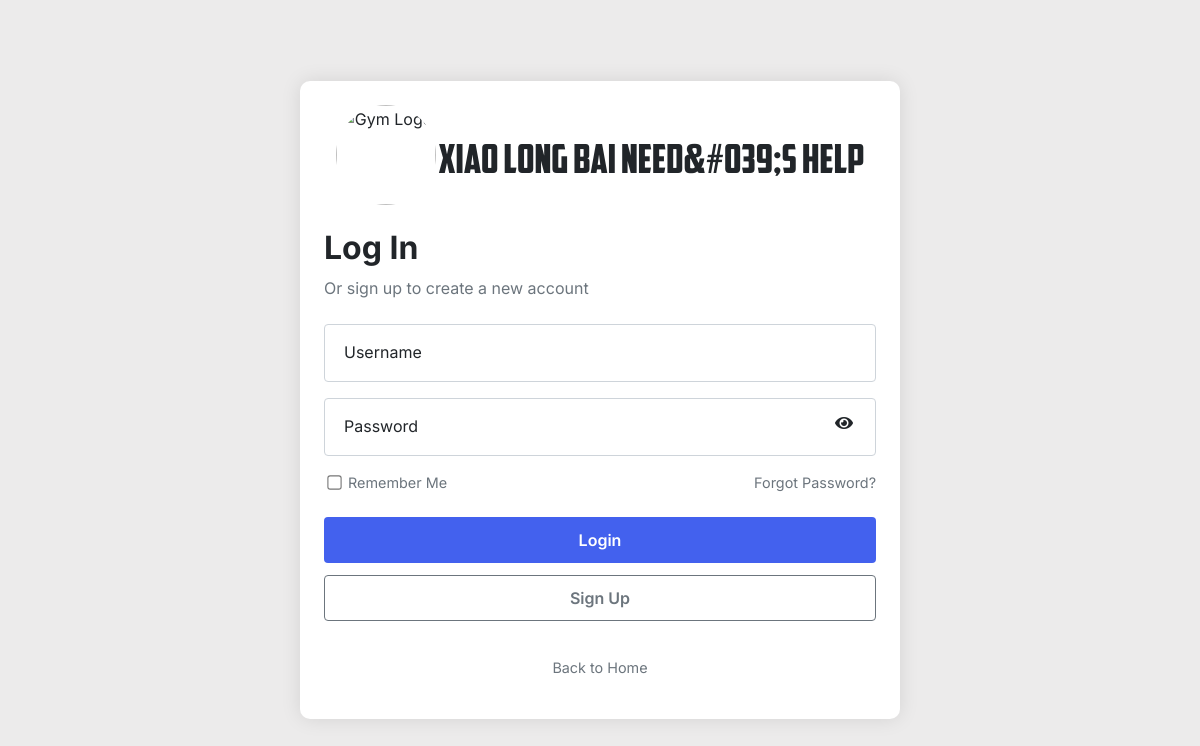
The app's page /login/login.php, older data.
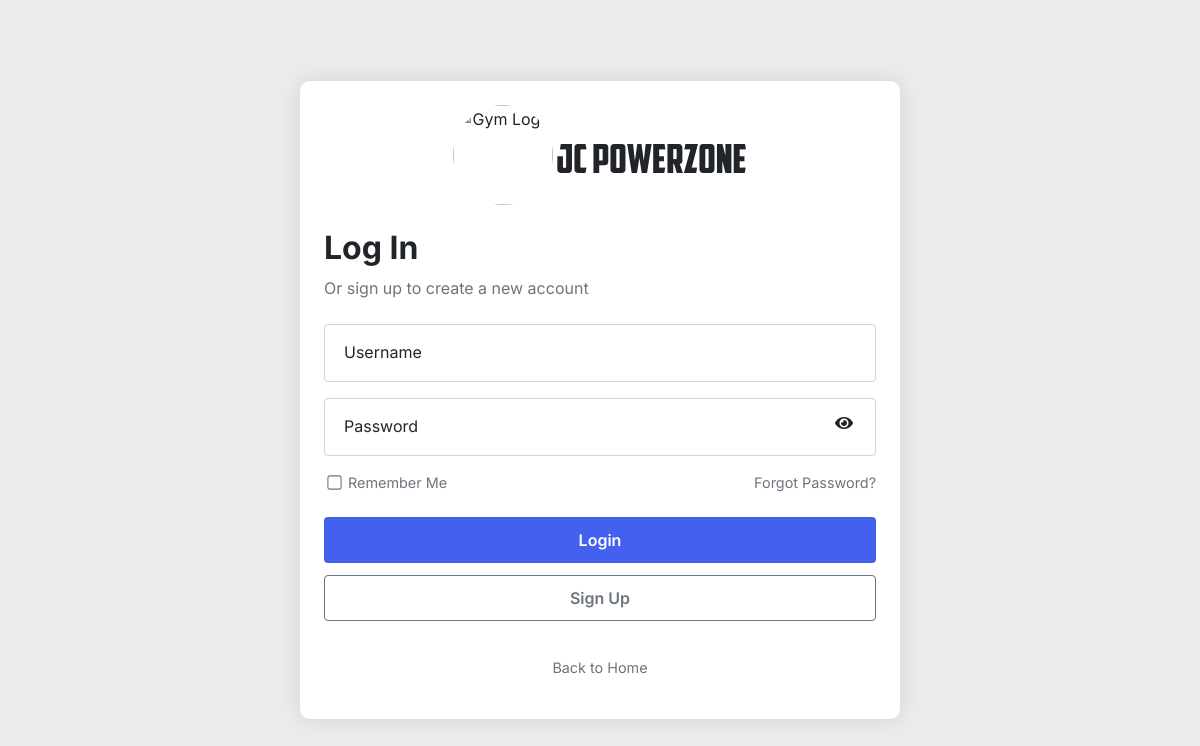
The same page, newer data.
### tables this page shows
CREATE TABLE `website_content` (
  `id` int(11) NOT NULL,
  `section` varchar(50) NOT NULL,
  `company_name` varchar(255) DEFAULT NULL,
  `description` text DEFAULT NULL,
  `location` varchar(255) DEFAULT NULL,
  `phone` varchar(20) DEFAULT NULL,
  `email` varchar(100) DEFAULT NULL,
  `latitude` decimal(10,8) DEFAULT NULL,
  `longitude` decimal(11,8) DEFAULT NULL
);

### login/functions.php (called while the page is built, shortened)
<?php
$database = new Database();
$pdo = $database->connect();
function sanitizeOutput($data) {
    if (is_array($data)) {
        foreach ($data as $key => $value) {
            $data[$key] = sanitizeOutput($value);
        }
        return $data;
    }
    return htmlspecialchars($data, ENT_QUOTES, 'UTF-8');
}
function executeQuery($query, $params = []) {
    global $pdo;
    try {
        $stmt = $pdo->prepare($query);
        $stmt->execute($params);
        $result = $stmt->fetchAll(PDO::FETCH_ASSOC);
        return sanitizeOutput($result);
    } catch (PDOException $e) {
        error_log('Database query error: ' . $e->getMessage());
        return [];
    }
}

### login/login.php (the view, shortened to what this page needs)
<?php
require_once 'functions.php';
$username = '';
$welcomeContent = executeQuery("SELECT * FROM website_content WHERE section = ?", ['welcome'])[0] ?? [];
$logo = executeQuery("SELECT * FROM website_content WHERE section = ?", ['logo'])[0] ?? [];
?>
<!DOCTYPE html>
<html lang="en">
<head>
    <link href="https://maxcdn.bootstrapcdn.com/bootstrap/4.5.2/css/bootstrap.min.css" rel="stylesheet">
    <link rel="stylesheet" href="https://cdnjs.cloudflare.com/ajax/libs/font-awesome/5.15.3/css/all.min.css">
    <link rel="stylesheet" href="login.css">
</head>
<body>
    <div class="container-fluid d-flex flex-column justify-content-center align-items-center vh-100 w-100">
    <div class="login-container">
    <div class="text-center d-flex justify-content-center mb-2 gap-2">
        <div class="logo-placeholder">
            <img src="../<?php
                echo sanitizeOutput($logo['location'] ?? '');
            ?>" alt="Gym Logo" class="logo-image">
        </div>
        <h1 class="d-flex align-items-center justify-content-center m-0"><?php
                echo sanitizeOutput($welcomeContent['company_name'] ?? 'Company Name');
            ?></h1>
    </div>
    <div class="mb-4">
        <h2>Log In</h2>
        <p class="text-muted">Or sign up to create a new account</p>
    </div>
            <form method="POST" action="<?php echo sanitizeOutput($_SERVER['PHP_SELF']); ?>">
                <div class="form-floating mb-3">
                    <input type="text" class="form-control" id="username" name="username"
                           value="<?php echo sanitizeOutput($username); ?>" placeholder=" ">
                    <label for="username">Username</label>
                </div>
                <div class="form-floating mb-3 position-relative">
                    <input type="password" class="form-control" id="password" name="password" placeholder=" ">
                    <label for="password">Password</label>
                    <button type="button" class="eyeToggler btn position-absolute" onclick="togglePassword('password')">
                            <i class="togglePW fas fa-eye"></i>
                    </button>
                </div>
                <div class="d-flex justify-content-between align-items-center mb-4">
                    <div class="form-check remember-me-container">
                        <input type="checkbox" class="form-check-input" id="remember-me" name="remember-me"
                            onclick="saveRememberMe(this)">
                        <label class="form-check-label remember-me-label" for="remember-me">Remember Me</label>
                    </div>
                    <a href="forgot_password.php" class="forgot-password">Forgot Password?</a>
                </div>
                <button type="submit" class="btn btn-login btn-block">Login</button>
                <a href="../register/register.php" class="btn btn-register btn-block">Sign Up</a>
                <div class="text-center bottom-links">
                    <a href="../website/website.php" class="home-link">Back to Home</a>
                </div>
            </form>
        </div>
    </div>
</body>
</html>

Row changes from the older to the newer data that the page shows:
now on this page (row edited): website_content: company_name "JC POWERZONE"
Text that changed along with them:
sanitizeOutput($welcomeContent['company_name'] ?? 'Company Name'): "Xiao Long Bai need&#039;s help" → (not shown)
